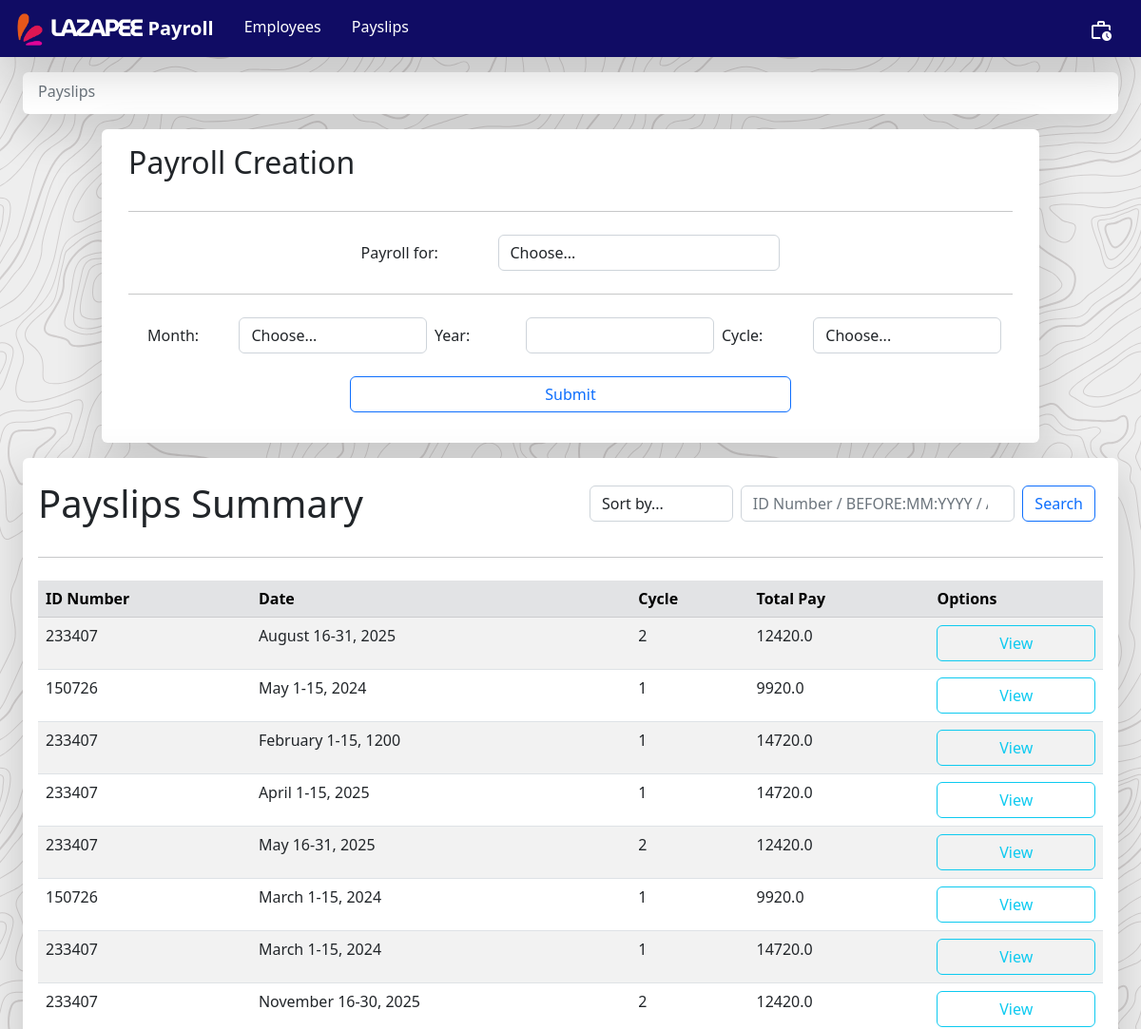
/payslips (upper part), run on an earlier commit of the app's database.
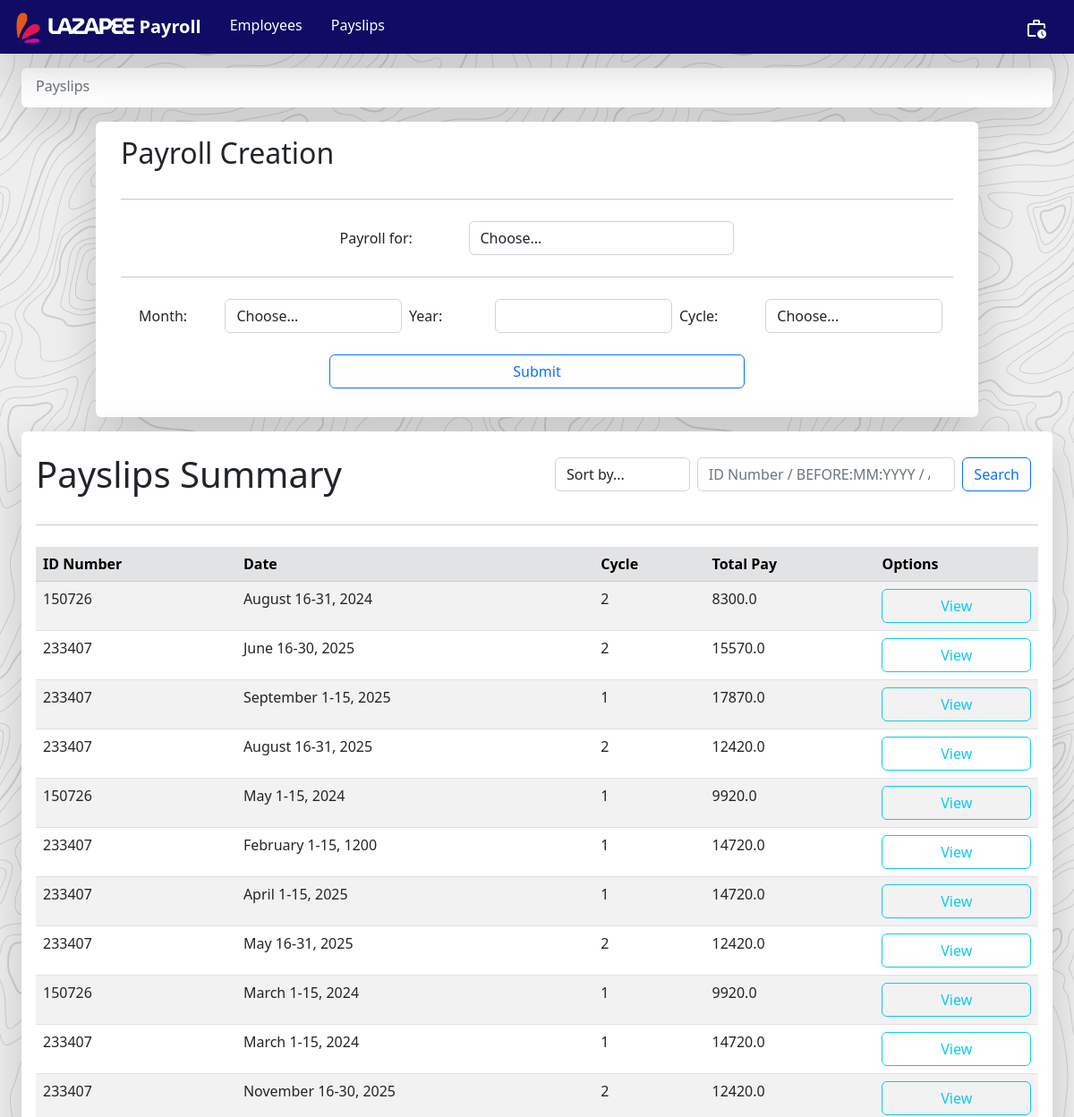
And on a later commit of the database.
### payroll_app/models.py (models this page shows, shortened)
class Payslip(models.Model):
    id_number = models.ForeignKey(Employee, on_delete=models.CASCADE)
    month = models.CharField(max_length = 300)
    month_integer_reference = models.IntegerField()
    date_range = models.CharField(max_length = 300)
    year = models.CharField(max_length = 300)
    pay_cycle = models.IntegerField()
    rate = models.FloatField()
    earnings_allowance = models.FloatField()
    deductions_tax = models.FloatField()
    deductions_health = models.FloatField()
    pag_ibig = models.FloatField()
    sss = models.FloatField()
    overtime = models.FloatField()
    total_pay = models.FloatField()
    def getIDNumber(self):
        return self.id_number.getID()
    def getMonth(self):
        return self.month
    def getDate_range(self):
        return self.date_range
    def getYear(self):
        return self.year
    def getPay_cycle(self):
        return self.pay_cycle
    def getTotal_pay(self):
        return self.total_pay

class Employee(models.Model):
    name = models.CharField(max_length = 300)
    id_number = models.CharField(max_length = 300, unique = True)
    rate = models.FloatField()
    overtime_pay = models.FloatField(null=True)
    allowance = models.FloatField(null=True)
    def getName(self):
        return self.name
    def getID(self):
        return self.id_number

### payroll_app/views.py (the view)
# urls.py: path('payslips', views.payslips_page,  name='payslips'),
def payslips_page(request):
    global history
    months = ['January', 'February', 'March', 'April', 'May', 'June', 'July', 'August', 'September', 'October', 'November', 'December']
    payslips = Payslip.objects.all().order_by('-pk')
    employees = Employee.objects.all()
    if (request.method=="POST"):
        button = request.POST.get("button")
        sorting = request.POST.get("sort")
        if button == "search":
            creds = request.POST.get("Search")
            if ":" in creds:
                creds = creds.split(":")
                print(creds)
                if "BEFORE" in creds:
                    if len(creds) > 1:
                        if len(creds[1]) == 2:
                            if len(creds[2]) == 4:
                                payslips = Payslip.objects.filter(month_integer_reference__lte=int(creds[1]), year__lte=int(creds[2])).order_by('-year', 'month_integer_reference', 'pay_cycle')
                            else:
                                payslips = Payslip.objects.filter(month_integer_reference__lte=int(creds[1])).order_by('-year', 'month_integer_reference', 'pay_cycle')
                        else:
                            payslips = Payslip.objects.filter(year__lte=int(creds[1]))
                elif "AFTER" in creds:
                    if len(creds) > 1:
                        if len(creds[1]) == 2:
                            if len(creds[2]) == 4:
                                payslips = Payslip.objects.filter(month_integer_reference__gte=int(creds[1]), year__gte=int(creds[2])).order_by('-year', 'month_integer_reference', 'pay_cycle')
                            else:
                                payslips = Payslip.objects.filter(month_integer_reference__gte=int(creds[1])).order_by('-year', 'month_integer_reference', 'pay_cycle')
                        else:
                            payslips = Payslip.objects.filter(year__gte=int(creds[1]))
                elif "BETWEEN" in creds:
                    if len(creds) == 5:
                        if len(creds[1]) == 2 and len(creds[3]) == 2:
                            if len(creds[2]) == 4 and len(creds[4]) == 4:
                                payslips = Payslip.objects.filter(month_integer_reference__range=(int(creds[1]), int(creds[3])), year__range=(int(creds[2]), int(creds[4]))).order_by('-year', 'month_integer_reference', 'pay_cycle')
                    elif len(creds[1]) == 4 and len(creds[2]) == 4:
                        payslips = Payslip.objects.filter(year__range=(int(creds[1]), int(creds[2])))
            else:
                employee = Employee.objects.filter(id_number=creds)
                if employee:
                    payslips = Payslip.objects.filter(id_number=employee[0])
            if sorting == "new":
                payslips = payslips.order_by('-year', '-month_integer_reference', '-pay_cycle')
            elif sorting == "old":
                payslips = payslips.order_by('year', 'month_integer_reference', 'pay_cycle')
            return render(request, 'payroll_app/payslips_page.html', {'payslips':payslips, 'employees':employees, 'months':months, 'history':history})
        elif button == "create":
            months_as_integers = {'January':1, 'February':2, 'March':3, 'April':4, 'May':5, 'June':6, 'July':7, 'August':8, 'September':9, 'October':10, 'November':11, 'December':12}
            id_number = request.POST.get("employee")
            month = request.POST.get("month")
            year = int(request.POST.get("year"))
            cycle = int(request.POST.get("cycle"))
            employee = Employee.objects.get(id_number=id_number)
            month_integer_reference = months_as_integers[month]
            if Payslip.objects.filter(id_number=employee, month=month, year=year, pay_cycle=cycle).exists():
                return render(request, 'payroll_app/payslips_page.html', {'payslips':payslips, 'employees':employees, 'months':months, 'message':'Payslip already exists!', 'history':history})
            else:
                if cycle == 2:
                    date_range = '16-31' if month in ['January', 'March', 'May', 'August', 'October', 'December'] else '16-29' if (month == 'February' and (year%4==0 and (year%400==0 or year%100!=0))) else '16-28' if month=='February' else '16-30'
                    philhealth = employee.getRate() * 0.04
                    sss = employee.getRate() * 0.045
                    overtime = employee.getOvertime()
                    rate = employee.getRate()
                    allowance = employee.getAllowance()
                    deductions_tax = ((rate/2) + allowance + overtime - philhealth - sss) * 0.2
                    total_pay = ((rate/2) + allowance + overtime - philhealth - sss) - deductions_tax
                    Payslip.objects.create(id_number=employee, month=month, date_range=date_range, year=year, pay_cycle=cycle, rate=rate, earnings_allowance=allowance, deductions_tax=deductions_tax, deductions_health=philhealth, pag_ibig=0, sss=sss, overtime=overtime, total_pay=total_pay, month_integer_reference=month_integer_reference)
                elif cycle == 1:
                    date_range = '1-15'
                    overtime = employee.getOvertime()
                    rate = employee.getRate()
                    allowance = employee.getAllowance()
                    pag_ibig = 100
                    deductions_tax = ((rate/2) + allowance + overtime - pag_ibig) * 0.2
                    total_pay = ((rate/2) + allowance + overtime - pag_ibig) - deductions_tax
                    Payslip.objects.create(id_number=employee, month=month, date_range=date_range, year=year, pay_cycle=cycle, rate=rate, earnings_allowance=allowance, deductions_tax=deductions_tax, deductions_health=0, pag_ibig=pag_ibig, sss=0, overtime=overtime, total_pay=total_pay, month_integer_reference=month_integer_reference)
                history.append("Created payslip for {} for {} {}, {}, Cycle {}".format(employee.getName(), month, date_range, year, cycle))
                if len(history) > 5:
                    history.pop(0)
                employees = Employee.objects.all()
                Employee.objects.filter(id_number=id_number).update(overtime_pay=0)
                return render(request, 'payroll_app/payslips_page.html', {'payslips':payslips, 'employees':employees, 'months':months, 'message':'Payslip successfully created!', 'history':history})
    else:
        return render(request, 'payroll_app/payslips_page.html', {'payslips':payslips, 'employees':employees, 'months':months, 'history':history})

### payroll_app/templates/payroll_app/payslips_page.html (shortened to what the changed rows need)
{% extends 'payroll_app/base.html' %}
{% load static %}
    {% block create %}
    <div class="container-fluid d-flex justify-content-center w-100 div-animation">
        <div class="navbar mt-3 mx-4 p-3 shadow-lg rounded w-70" style="background-color: white">
            <div class="container-fluid">
                <h2>Payroll Creation</h2>
            </div>
        </div>
    </div>
    {% endblock %}
    {% block content %}
        <div class="navbar mt-3 mx-4 p-3 shadow-lg rounded div-animation" style="background-color: white">
            <div class="w-100">
                <div class="row align-items-center">
                    <div class="col">
                        <h1 class="mt-2">Payslips Summary</h1>
                    </div>
                </div>
            </div>
            <table class="table table-hover table-striped">
                <thead class="table-secondary">
                    <th scope="col"> ID Number </th>
                    <th scope="col"> Date </th>
                    <th scope="col"> Cycle </th>
                    <th scope="col"> Total Pay </th>
                    <th scope="col"> Options </th>
                </thead>
                <tbody>
                    {% for p in payslips %}
                        <tr>
                            <td> {{ p.getIDNumber }} </td>
                            <td> {{ p.getMonth }} {{ p.getDate_range }}, {{ p.getYear }} </td>
                            <td> {{ p.getPay_cycle }} </td>
                            <td> {{ p.getTotal_pay }} </td>
                            <td>
                                <a href="{% url 'view_payslip' pk=p.pk %}" class="btn btn-outline-info px-3 mr-3 w-100">View</a>
                            </td>
                        </tr>
                    {% endfor %}
                </tbody>
            </table>
        </div>
    {% endblock %}

What changed in the data, as far as the page shows it:
added Payslip: getIDNumber "150726", getMonth "August", getDate_range "16-31", getYear "2024", getPay_cycle "2", getTotal_pay "8300.0"
added Payslip: getIDNumber "233407", getMonth "June", getDate_range "16-30", getYear "2025", getPay_cycle "2", getTotal_pay "15570.0"
added Payslip: getIDNumber "233407", getMonth "September", getDate_range "1-15", getYear "2025", getPay_cycle "1", getTotal_pay "17870.0"
